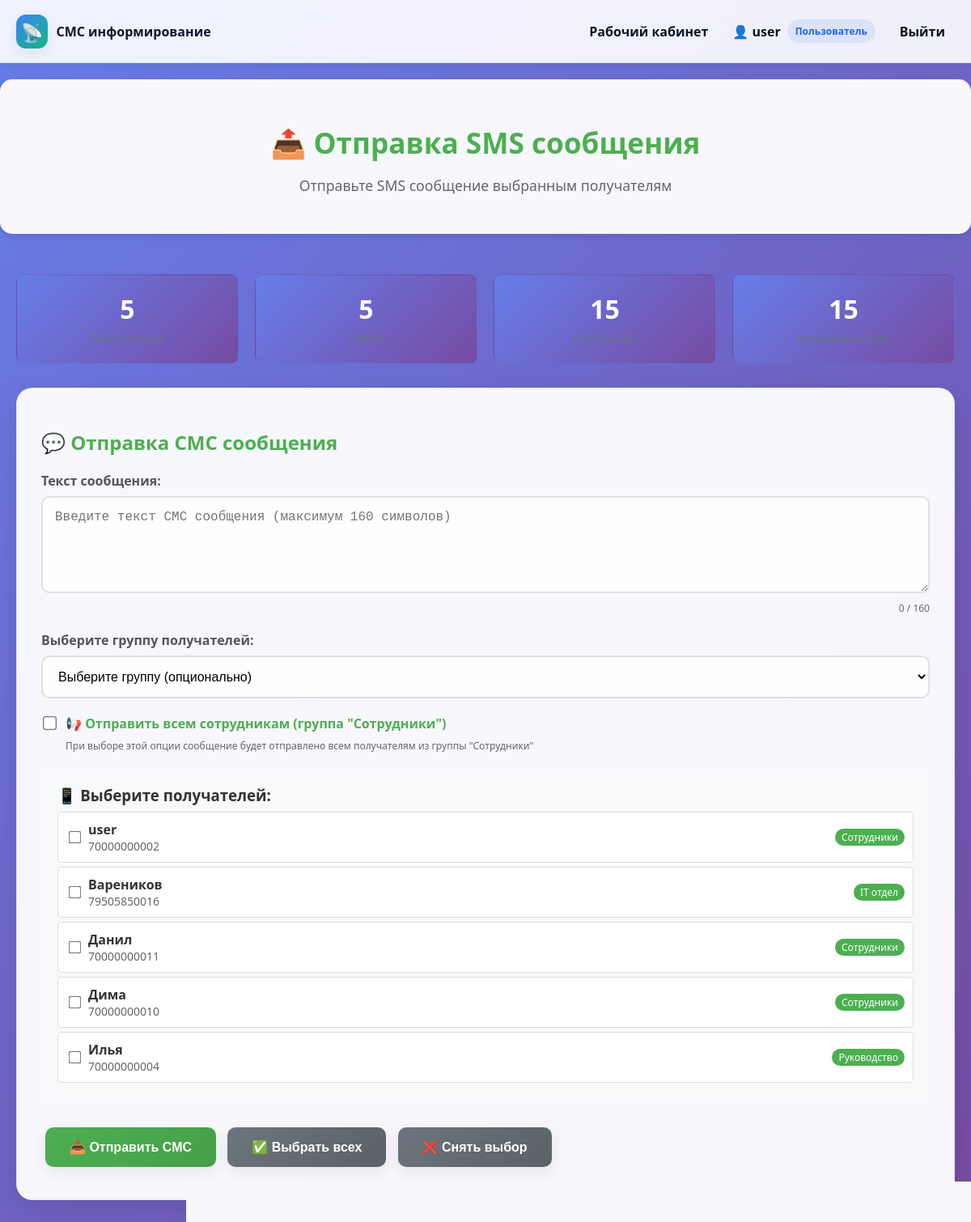
The app's page /send_sms_form.php (signed in), older data.
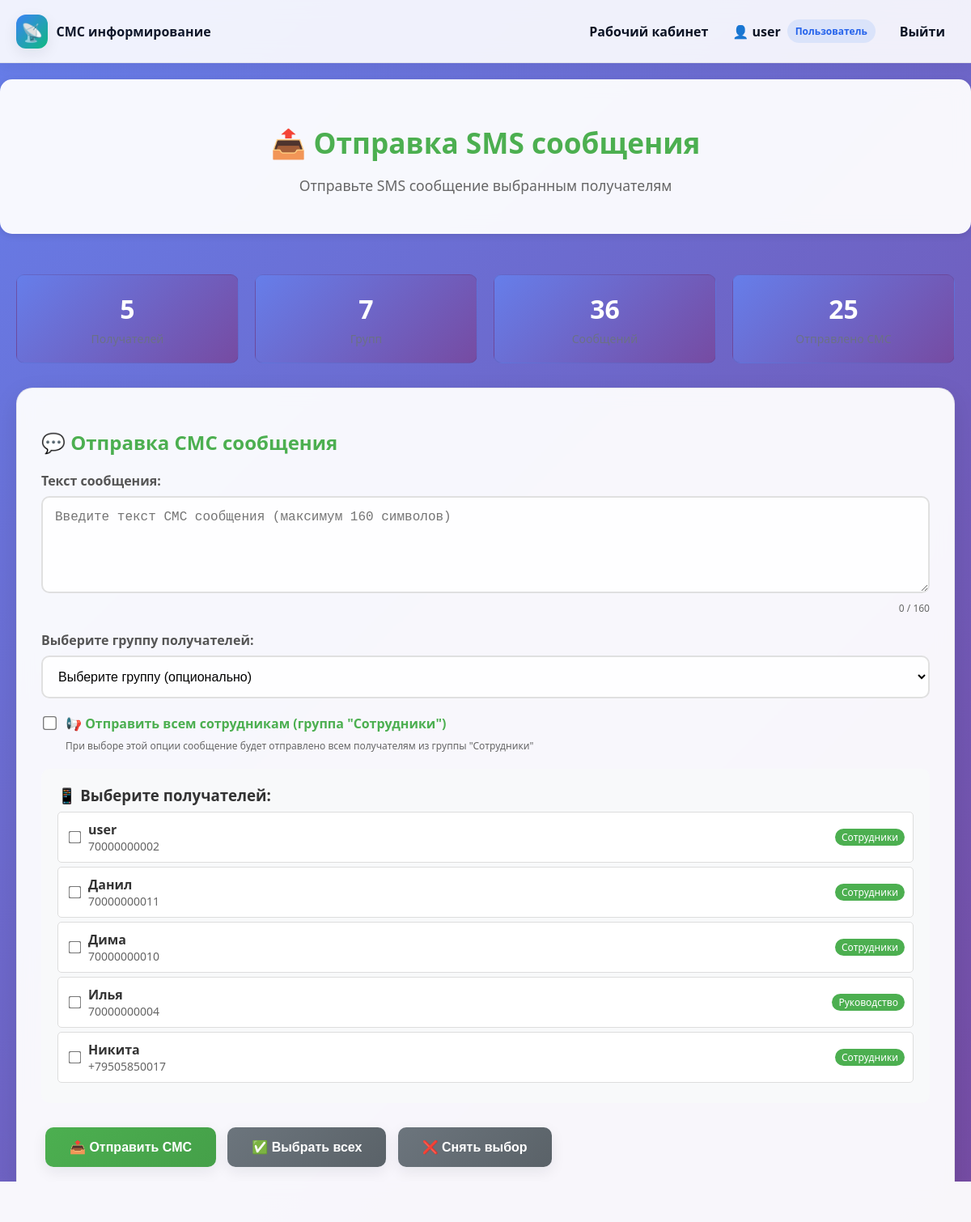
The same page, newer data.
### tables this page shows
CREATE TABLE `recipients` (
  `RecipientID` int(11) NOT NULL,
  `PhoneNumber` varchar(15) NOT NULL,
  `FullName` varchar(100) NOT NULL,
  `GroupID` int(2) DEFAULT NULL
);

CREATE TABLE `groups` (
  `GroupID` int(11) NOT NULL,
  `GroupName` varchar(50) NOT NULL
);

### auth.php (called while the page is built, shortened)
<?php
function isLoggedIn() {
    return isset($_SESSION['logged_in']) && $_SESSION['logged_in'] === true;
}
function getCurrentUser() {
    return [
        'id' => $_SESSION['user_id'],
        'username' => $_SESSION['username'],
        'role' => $_SESSION['role']
    ];
}
?>

### send_sms_form.php (the view, shortened to what the changed rows need)
<?php
require_once 'auth.php';
$conn = connectToDatabase();
$recipients = [];
try {
    $result = $conn->query("
        SELECT r.RecipientID, r.FullName, r.PhoneNumber, g.GroupName
        FROM recipients r
        LEFT JOIN groups g ON r.GroupID = g.GroupID
        ORDER BY r.FullName
    ");
    while ($row = $result->fetch_assoc()) {
        $recipients[] = $row;
    }
} catch (Exception $e) {
    $error = 'Ошибка загрузки данных: ' . $e->getMessage();
}
?>
<!DOCTYPE html>
<html lang="ru">
<head>
    <link rel="stylesheet" href="styles.css">
</head>
<body>
    <?php include 'navigation.php'; ?>
    <div class="page-header">
        <div class="header-content">
            <h1>📤 Отправка SMS сообщения</h1>
        </div>
    </div>
    <div class="container">
        <div class="stats">
            <?php
            try {
                $conn = connectToDatabase();
                $result = $conn->query("SELECT COUNT(*) as count FROM groups");
                $groups_count = $result->fetch_assoc()['count'];
                $result = $conn->query("SELECT COUNT(*) as count FROM messages");
                $messages_count = $result->fetch_assoc()['count'];
                $result = $conn->query("SELECT COUNT(*) as count FROM messagelogs");
                $sent_count = $result->fetch_assoc()['count'];
            } catch (Exception $e) {
                $recipients_count = 0;
                $groups_count = 0;
                $messages_count = 0;
                $sent_count = 0;
            }
            ?>
            <div class="stat-card">
                <div class="stat-number"><?php echo $groups_count; ?></div>
                <div class="stat-label">Групп</div>
            </div>
            <div class="stat-card">
                <div class="stat-number"><?php echo $messages_count; ?></div>
                <div class="stat-label">Сообщений</div>
            </div>
            <div class="stat-card">
                <div class="stat-number"><?php echo $sent_count; ?></div>
                <div class="stat-label">Отправлено СМС</div>
            </div>
        </div>
        <form id="smsForm" method="POST" action="send_sms.php">
            <div class="card">
                <h2>💬 Отправка СМС сообщения</h2>
                <div class="recipients-section">
                    <div id="recipientsList">
                        <?php if (!empty($recipients)): ?>
                            <?php foreach ($recipients as $recipient): ?>
                                <div class="recipient-item">
                                    <input type="checkbox" name="recipients[]" value="<?php echo $recipient['RecipientID']; ?>" id="recipient_<?php echo $recipient['RecipientID']; ?>">
                                    <div class="recipient-info">
                                        <div class="recipient-name"><?php echo htmlspecialchars($recipient['FullName']); ?></div>
                                        <div class="recipient-phone"><?php echo htmlspecialchars($recipient['PhoneNumber']); ?></div>
                                    </div>
                                    <?php if ($recipient['GroupName']): ?>
                                        <span class="recipient-group"><?php echo htmlspecialchars($recipient['GroupName']); ?></span>
                                    <?php endif; ?>
                                </div>
                            <?php endforeach; ?>
                        <?php else: ?>
                            <p>Получатели не найдены. Добавьте получателей через панель администратора.</p>
                        <?php endif; ?>
                    </div>
                </div>
            </div>
        </form>
    </div>
</body>
</html>

### navigation.php (shortened to what the changed rows need)
<?php
$isLoggedIn = function_exists('isLoggedIn') ? isLoggedIn() : false;
$currentUser = $isLoggedIn && function_exists('getCurrentUser') ? getCurrentUser() : null;
$userRole = $currentUser['role'] ?? 'guest';
$username = $currentUser['username'] ?? '';
$currentPage = basename($_SERVER['PHP_SELF'], '.php');
function isActive($page) {
    global $currentPage;
    return $currentPage === $page ? 'active' : '';
}
?>
<nav class="main-navigation">
    <div class="nav-container">
        <div class="nav-menu" id="navMenu">
            <ul class="nav-list">
                <?php if (!$isLoggedIn): ?>
                    <li class="nav-item">
                        <a href="login.php" class="nav-link <?php echo isActive('login'); ?>">Обратно</a>
                    </li>
                <?php else: ?>
                    <li class="nav-item">
                        <a href="user.php" class="nav-link <?php echo isActive('user'); ?>">Рабочий кабинет</a>
                    </li>
                    <li class="nav-item">
                        <span class="nav-link">
                            👤 <?php echo htmlspecialchars($username); ?>
                            <span class="pill"><?php echo $userRole === 'admin' ? 'Администратор' : 'Пользователь'; ?></span>
                        </span>
                    </li>
                    <li class="nav-item">
                        <a href="logout.php" class="nav-link">Выйти</a>
                    </li>
                <?php endif; ?>
            </ul>
        </div>
    </div>
</nav>

Row changes from the older to the newer data that the page shows:
removed recipients: FullName "Вареников", PhoneNumber "79505850016", GroupID.GroupName "IT отдел"
added recipients: FullName "Никита", PhoneNumber "+79505850017", GroupID.GroupName "Сотрудники"
Text that changed along with them:
$groups_count: "5" → "7"
$messages_count: "15" → "36"
$sent_count: "15" → "25"
